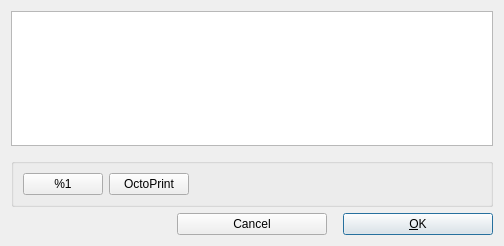
<?xml version="1.0" encoding="UTF-8"?>
<ui version="4.0">
 <class>PrintInitDialog</class>
 <widget class="QDialog" name="PrintInitDialog">
  <property name="geometry">
   <rect>
    <x>0</x>
    <y>0</y>
    <width>504</width>
    <height>246</height>
   </rect>
  </property>
  <property name="windowTitle">
   <string>3D Print</string>
  </property>
  <layout class="QGridLayout" name="gridLayout">
   <property name="horizontalSpacing">
    <number>16</number>
   </property>
   <property name="verticalSpacing">
    <number>6</number>
   </property>
   <item row="4" column="2">
    <widget class="QPushButton" name="okButton">
     <property name="sizePolicy">
      <sizepolicy hsizetype="Minimum" vsizetype="Fixed">
       <horstretch>0</horstretch>
       <verstretch>0</verstretch>
      </sizepolicy>
     </property>
     <property name="text">
      <string>&amp;OK</string>
     </property>
    </widget>
   </item>
   <item row="4" column="1">
    <widget class="QPushButton" name="cancelButton">
     <property name="text">
      <string>Cancel</string>
     </property>
    </widget>
   </item>
   <item row="0" column="0" colspan="3">
    <widget class="QTextBrowser" name="textBrowser">
     <property name="minimumSize">
      <size>
       <width>480</width>
       <height>128</height>
      </size>
     </property>
     <property name="readOnly">
      <bool>true</bool>
     </property>
     <property name="source">
      <url>
       <string>qrc:/html/PrintInitDialog.html</string>
      </url>
     </property>
     <property name="openExternalLinks">
      <bool>true</bool>
     </property>
    </widget>
   </item>
   <item row="1" column="0">
    <spacer name="verticalSpacer">
     <property name="orientation">
      <enum>Qt::Vertical</enum>
     </property>
     <property name="sizeType">
      <enum>QSizePolicy::Fixed</enum>
     </property>
     <property name="sizeHint" stdset="0">
      <size>
       <width>20</width>
       <height>6</height>
      </size>
     </property>
    </spacer>
   </item>
   <item row="2" column="0" colspan="3">
    <widget class="QGroupBox" name="groupBox">
     <property name="title">
      <string/>
     </property>
     <property name="flat">
      <bool>false</bool>
     </property>
     <layout class="QHBoxLayout" name="horizontalLayout">
      <item>
       <widget class="QPushButton" name="printServiceButton">
        <property name="text">
         <string>%1</string>
        </property>
        <property name="checkable">
         <bool>true</bool>
        </property>
        <property name="autoExclusive">
         <bool>true</bool>
        </property>
       </widget>
      </item>
      <item>
       <widget class="QPushButton" name="octoPrintButton">
        <property name="text">
         <string>OctoPrint</string>
        </property>
        <property name="checkable">
         <bool>true</bool>
        </property>
        <property name="autoExclusive">
         <bool>true</bool>
        </property>
       </widget>
      </item>
      <item>
       <spacer name="horizontalSpacer">
        <property name="orientation">
         <enum>Qt::Horizontal</enum>
        </property>
        <property name="sizeHint" stdset="0">
         <size>
          <width>40</width>
          <height>20</height>
         </size>
        </property>
       </spacer>
      </item>
     </layout>
    </widget>
   </item>
  </layout>
 </widget>
 <resources>
  <include location="../openscad.qrc"/>
 </resources>
 <connections/>
</ui>
